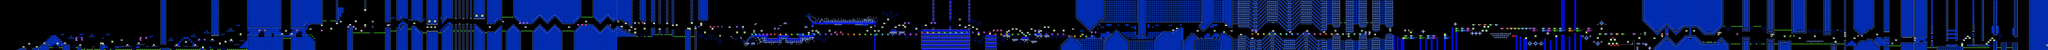

This is a level from a 2D game, rendered from its Tiled map with the project's own tilesets. A one-line summary and the map file follow, with tile-layer data summarised:
An orthogonal 1085x27 tile map with 16x16 px tiles, 2 tile layers (SP, ...), 2 hidden layers not drawn, 2 tilesets.

<map version="1.10" tiledversion="1.11.2" orientation="orthogonal" renderorder="right-down" width="1085" height="27" tilewidth="16" tileheight="16" infinite="0" nextlayerid="5" nextobjectid="1">
 <editorsettings>
  <chunksize width="16" height="27" />
  <export target="geometricaldominator.csv" format="csv" />
 </editorsettings>
 <tileset firstgid="1" name="famidash" tilewidth="16" tileheight="16" tilecount="256" columns="16">
  <image source="../../../GRAPHICS/famidash.bmp" width="256" height="256" />
 </tileset>
 <tileset firstgid="257" name="sprites" tilewidth="16" tileheight="16" tilecount="256" columns="16">
  <image source="../../../GRAPHICS/sprites.png" width="256" height="256" />
 </tileset>
 <imagelayer id="3" name="Image Layer 1" visible="0" parallaxx="0.9" parallaxy="0.9" repeatx="1" repeaty="1">
  <image source="../../../GRAPHICS/Old/parallax Blue.bmp" width="144" height="72" />
 </imagelayer>
 <imagelayer id="4" name="Image Layer 2" visible="0" offsetx="0" offsety="432" repeatx="1">
  <image source="../../../GRAPHICS/ground.bmp" width="64" height="128" />
 </imagelayer>
 <layer id="1" width="1085" height="27">
  <data>[29295 cells, 15126 non-empty, 142 distinct tile ids]</data>
 </layer>
 <layer id="2" name="SP" width="1085" height="27">
  <data>[29295 cells, 486 non-empty, 94 distinct tile ids]</data>
 </layer>
</map>
